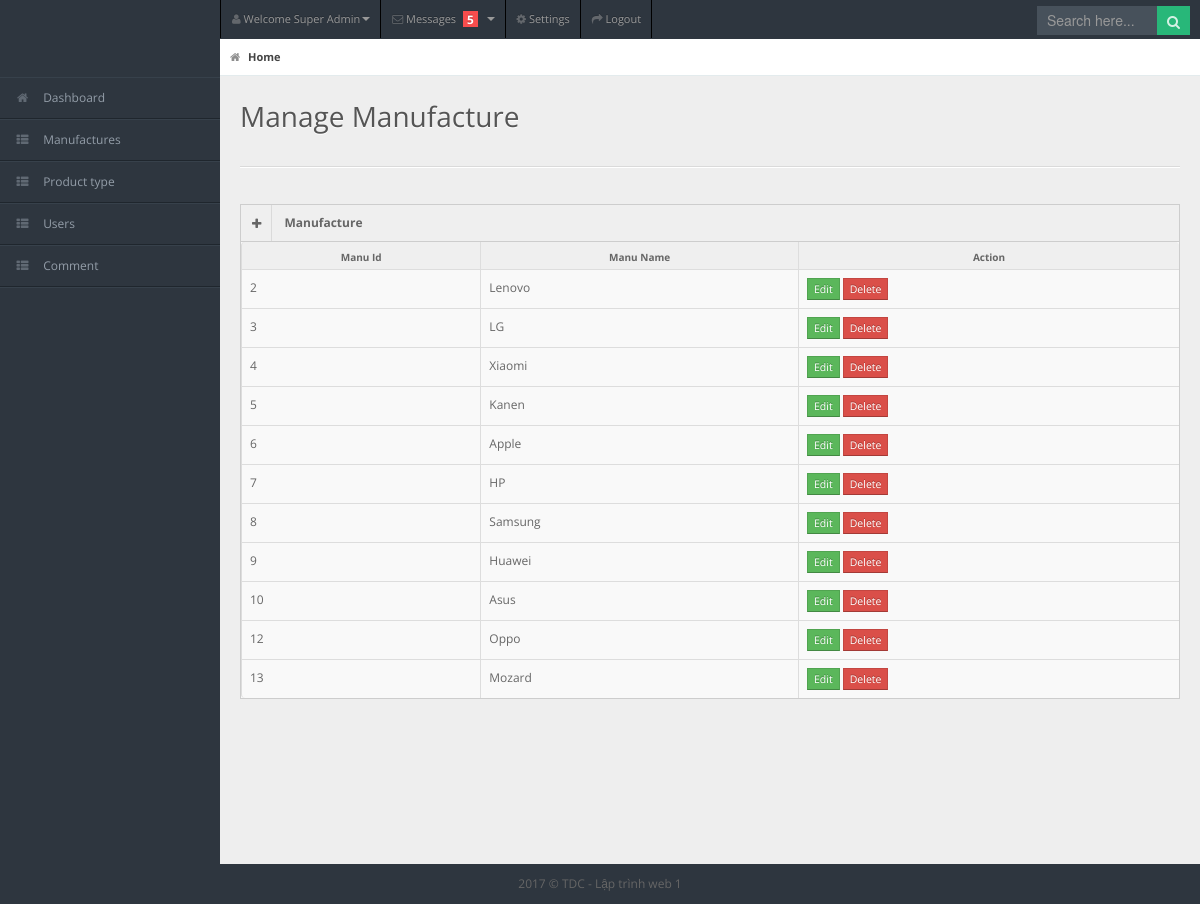
Screenshot of /admin/manufactures.php (signed in) with the database file from the repository.
### tables this page shows
CREATE TABLE IF NOT EXISTS `manufactures` (
  `manu_id` int(11) NOT NULL AUTO_INCREMENT,
  `manu_name` varchar(100) NOT NULL,
  PRIMARY KEY (`manu_id`)
);

### models/db.php (called while the page is built)
<?php
class Db
{
    public static $connection;
    public function __construct()
    {
        if (!self::$connection) {
            self::$connection = new mysqli(DB_HOST, DB_USER, DB_PASSWORD, DB_NAME, PORT);
            self::$connection->set_charset(DB_CHARSET);
        }
        return self::$connection;
    }
}

### models/manufacture.php (called while the page is built, shortened)
<?php
class ManuFactures extends Db
{
    public function getAllManuFactures()
    {
        $sql = self::$connection->prepare("SELECT * FROM `manufactures`");
        $sql->execute();
        $items = $sql->get_result()->fetch_all(MYSQLI_ASSOC);
        return $items;
    }
}

### admin/manufactures.php (the view, shortened to what this page needs)
<?php
$manuFactureModel = new ManuFactures();
$manuFacture = $manuFactureModel->getAllManuFactures();
?>
<!DOCTYPE html>
<html lang="en">
<head>
    <link rel="stylesheet" href="css/bootstrap.min.css" />
    <link rel="stylesheet" href="css/bootstrap-responsive.min.css" />
    <link rel="stylesheet" href="css/uniform.css" />
    <link rel="stylesheet" href="css/select2.css" />
    <link rel="stylesheet" href="css/matrix-style.css" />
    <link rel="stylesheet" href="css/matrix-media.css" />
    <link href="font-awesome/css/font-awesome.css" rel="stylesheet" />
</head>
<body>
    <div id="header">
        <h1><a href="http://localhost:8888/dienthoai/"><img src="../images/logo.png" alt=""></a></h1>
    </div>
    <?php require "header.php"; ?>
    <div id="search">
        <input type="text" placeholder="Search here..." />
        <button type="submit" class="tip-bottom" title="Search"><i class="icon-search icon-white"></i></button>
    </div>
    <div id="sidebar"> <a href="#" class="visible-phone"><i class="icon icon-th"></i>Tables</a>
        <ul>
            <li><a href="index.php"><i class="icon icon-home"></i> <span>Dashboard</span></a> </li>
            <li> <a href="manufactures.php"><i class="icon icon-th-list"></i> <span>Manufactures</span></a></li>
            <li> <a href="protypes.php"><i class="icon icon-th-list"></i> <span>Product type</span></a></li>
            <li> <a href="users.php"><i class="icon icon-th-list"></i> <span>Users</span></a></li>
            <li> <a href="comment.php"><i class="icon icon-th-list"></i> <span>Comment</span></a></li>
        </ul>
    </div>
    <div id="content">
        <div id="content-header">
            <div id="breadcrumb"> <a href="index.html" title="Go to Home" class="tip-bottom current"><i class="icon-home"></i> Home</a></div>
            <h1>Manage Manufacture</h1>
        </div>
        <div class="container-fluid">
            <hr>
            <div class="row-fluid">
                <div class="span12">
                    <div class="widget-box">
                        <div class="widget-title"> <span class="icon"><a href="formaddManu.php"> <i class="icon-plus"></i>
                                </a></span>
                            <h5>Manufacture</h5>
                        </div>
                        <div class="widget-content nopadding">
                            <table class="table table-bordered table-striped">
                                <thead>
                                    <tr>
                                        <th>Manu Id</th>
                                        <th>Manu Name</th>
                                        <th>Action</th>
                                    </tr>
                                </thead>
                                <tbody>
                                    <?php foreach ($manuFacture as $manu) { ?>
                                        <tr class="">
                                            <td><?php echo $manu['manu_id'] ?></td>
                                            <td><?php echo $manu['manu_name'] ?></td>
                                            <td>
                                                <a href="edit-manufacture.php?manu_id=<?php echo $manu['manu_id'] ?>" class="btn btn-success btn-mini">Edit</a>
                                                <a class="btn btn-danger btn-mini" href="?delete-id=<?php echo $manu['manu_id'] ?>">Delete</a>
                                            </td>
                                        </tr>
                                    <?php } ?>
                                </tbody>
                            </table>
                        </div>
                    </div>
                </div>
            </div>
        </div>
    </div>
    <div class="row-fluid">
        <div id="footer" class="span12"> 2017 &copy; TDC - Lập trình web 1</div>
    </div>
</body>
</html>

### admin/header.php (shortened to what this page needs)
<div id="user-nav" class="navbar navbar-inverse">
        <ul class="nav">
            <li class="dropdown" id="profile-messages"><a title="" href="#" data-toggle="dropdown" data-target="#profile-messages" class="dropdown-toggle"><i class="icon icon-user"></i> <span class="text">Welcome Super Admin</span><b class="caret"></b></a>
            </li>
            <li class="dropdown" id="menu-messages"><a href="#" data-toggle="dropdown" data-target="#menu-messages" class="dropdown-toggle"><i class="icon icon-envelope"></i> <span class="text">Messages</span> <span class="label label-important">5</span> <b class="caret"></b></a>
            </li>
            <li class=""><a title="" href="#"><i class="icon icon-cog"></i> <span class="text">Settings</span></a></li>
            <li class=""><a title="" href="logout.php"><i class="icon icon-share-alt"></i> <span class="text">Logout</span></a></li>
        </ul>
    </div>

### admin/css/matrix-media.css (style rules this page uses)
body { background:#2E363F; }
#header { margin-top:10px; }
#search input[type=text], #search button { background-color: #28b779; }
#sidebar > ul { border-bottom: 1px solid #37414b }
#sidebar > ul > li { border-top: 1px solid #37414b; border-bottom: 1px solid #1f262d; }
#search input[type=text] { background-color: #47515b; color: #fff; }

### rows the page displays
manufactures: manu_id "2", manu_name "Lenovo"
manufactures: manu_id "3", manu_name "LG"
manufactures: manu_id "4", manu_name "Xiaomi"
manufactures: manu_id "5", manu_name "Kanen"
manufactures: manu_id "6", manu_name "Apple"
manufactures: manu_id "7", manu_name "HP"
manufactures: manu_id "8", manu_name "Samsung"
manufactures: manu_id "9", manu_name "Huawei"
manufactures: manu_id "10", manu_name "Asus"
manufactures: manu_id "12", manu_name "Oppo"
manufactures: manu_id "13", manu_name "Mozard"
